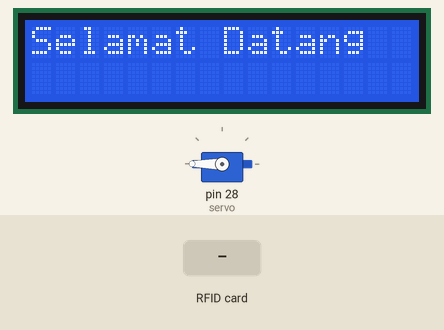
A sketch run on a simulated Arduino Mega 2560, built with avr-gcc and run on an emulated ATmega2560. Shown: 16×2 character LCD, servo. The test bench sets the inputs (shaded band). WiFi joins after 1.5 s; servers stay silent unless stated; uploads are accepted with an empty reply; what the sketch prints to the serial monitor is not drawn.

Above: at 3.3 s.
3.4 s: RFID card 5E 7A 19 C4 held to the reader
At 4.6 s:
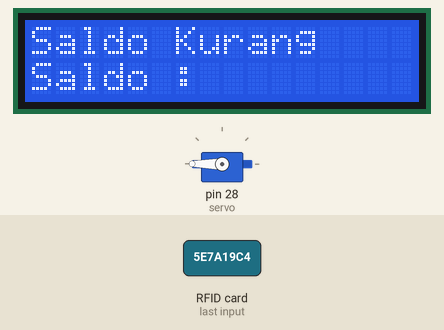
At 6.0 s:
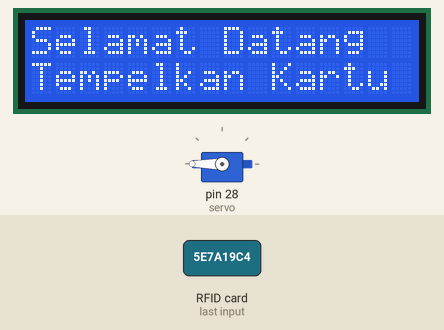
Timing chart, 0 to 7.5 s (numbered marks = the images above; inputs shaded):
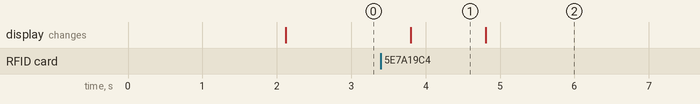

The sketch:

etol_rfid522_lcd_ether_tahap3b.ino
```cpp
#include <SPI.h>
#include <MFRC522.h>
#include <LiquidCrystal.h>
#include <Ethernet.h>
#include <Servo.h>

#define RST_PIN         5          // Configurable, see typical pin layout above
#define SS_PIN          53         // Configurable, see typical pin layout above

byte sector         = 0;
byte blockAddr      = 0; ////////Access certain sector/blocks in the card, trailer block is the last block
byte trailerBlock   = 1;

EthernetClient client;

MFRC522 mfrc522(SS_PIN, RST_PIN);  // Create MFRC522 instance

MFRC522::MIFARE_Key key; //Set key instance

LiquidCrystal lcd(22,23,24,25,26,27); // instance lcd

Servo servo;

String statusSaldo="0"; // dana kurang

char server[] = "192.168.1.110"; // ip server local ( web service  etol )

signed long timeout; //TIMEOUT SO IT DOESN'T SIT THERE FOREVER


void setup() {
  Serial.begin(9600);   // Initialize serial communications with the PC
  SPI.begin();          // Init SPI bus

  // Ethernet initial
  byte mac[] = { 0xDE, 0xAD, 0xBE, 0xEF, 0xFE, 0xED };
  IPAddress ip(192, 168, 1, 108); // set ip ethernet
  Ethernet.begin(mac, ip);
  // end of ethernet

  //Rfid Initial
  mfrc522.PCD_Init();   // Initiate MFRC522
  for (byte i = 0; i < 6; i++) {   // Prepare the key (used both as key A and as key B)
        key.keyByte[i] = 0xFF;        // using FFFFFFFFFFFFh which is the default at chip delivery from the factory
        }

    Serial.println(F("Scan a Card"));
    dump_byte_array(key.keyByte, MFRC522::MF_KEY_SIZE);     //Get key byte size
   timeout = 0;
   delay(2000);
   //End Rfid Initial

  // initial LCD
  lcd.begin(16,2);
  lcd.print("Selamat Datang "); // test

  // initial Servo
  servo.attach(28); // pin 28 in arduino mega
  servo.write(0);

}

void loop() {

  servo.write(180);  // tutup palang

    // Look for new cards
  if ( ! mfrc522.PICC_IsNewCardPresent())
  {
    return;
  }
  // Select one of the cards
  if ( ! mfrc522.PICC_ReadCardSerial())
  {
    return;
  }
  byte piccType = mfrc522.PICC_GetType(mfrc522.uid.sak);

    // Check for compatibility with Mifare card
    if (    piccType != MFRC522::PICC_TYPE_MIFARE_MINI
        &&  piccType != MFRC522::PICC_TYPE_MIFARE_1K
        &&  piccType != MFRC522::PICC_TYPE_MIFARE_4K) {
        return;
    }

  byte status;
  byte buffer[18];
  byte size = sizeof(buffer);


  status = mfrc522.PCD_Authenticate(MFRC522::PICC_CMD_MF_AUTH_KEY_A, trailerBlock, &key, &(mfrc522.uid));
  if (status != MFRC522::STATUS_OK) {
    Serial.print(F("PCD_Authenticate() failed: "));
    Serial.println(mfrc522.GetStatusCodeName(status));
    return;
  }

  // Read data from the block
  status = mfrc522.MIFARE_Read(blockAddr, buffer, &size);
  if (status != MFRC522::STATUS_OK) {
    Serial.print(F("MIFARE_Read() failed: "));
    Serial.println(mfrc522.GetStatusCodeName(status));
  }
      // Halt PICC
    mfrc522.PICC_HaltA();
    // Stop encryption on PCD
    mfrc522.PCD_StopCrypto1();

    // port server 8084
    if (client.connect(server, 8084)) {
      timeout = millis()+1000;
      const String ID = dump_byte_array(buffer, size);
      Serial.println("RFID code :" + ID);

      httpRequest(ID);
//      lcd.clear();
//      lcd.setCursor(0,0);
//      lcd.print("Code ID :");
//      lcd.setCursor(0,1);
//      lcd.print(ID);
      delay(10);

      while(client.available() == 0 )
      {
        if(timeout - millis() < 0 )
        goto close;
      }

       statusSaldo = cekSaldo();
       if(statusSaldo == "1") {
          servo.write(90);  // buka palang
          delay(3000);
       }

       delay(1000);
       lcd.clear();
       lcd.setCursor(0,0);
       lcd.print("Selamat Datang");
       lcd.setCursor(0,1);
       lcd.print("Tempelkan Kartu");


      close:
        client.stop();

    }else{
      // if you didn't get a connection to the server:
      Serial.println("connection failed");
    }
  }

 // TURN THE BUFFER ARRAY INTO A SINGLE STRING THAT IS UPPERCASE WHICH EQUALS OUR ID OF THE SECTOR AND BLOCK
String dump_byte_array(byte *buffer, byte bufferSize) {
          String out = "";
    for (byte i = 0; i < bufferSize; i++) {
//        Serial.print(buffer[i] < 0x10 ? " 0" : " ");
//        Serial.print(buffer[i], HEX);
        out += String(buffer[i] < 0x10 ? " 0" : " ") + String(buffer[i], HEX);
    }
    out.toUpperCase();
    out.replace(" ", "");
    return out;
}

void httpRequest(String rfidID){

  Serial.println("connected");
    // Make a HTTP request:
    client.print("GET /etol/resources/generic/getsaldo/");
    client.print(rfidID);  //kode Kartu ( FRID scan )
    client.println("/CB HTTP/1.1"); // CB kodeMesin ( cikarang Barat Rp 4000)
    client.println("Host: 192.168.1.110"); // ip server local ( etol web service )
    client.println("Connection: close");
    client.println();

}


String cekSaldo(){

  String content = "";
  String statusSaldo = "0"; // dana kurang

  while(client.available() != 0 )
  {
    content = content + String(char((client.read())));
  }

  Serial.println("Response : ");
  Serial.println(content);

  content = content.substring(158);
  content.trim();

  statusSaldo = content.substring(0,1);
  statusSaldo.trim();
  Serial.println(statusSaldo);
  content = content.substring(1,content.length()-1);
  content.trim();

  if(statusSaldo == "1"){

    //tampilkan di lcd
    lcd.clear();
    lcd.setCursor(0,0);
    lcd.print("Silakan Masuk");
    lcd.setCursor(0,1);
    lcd.print("Saldo :");
    lcd.print(content);

  }else{

    lcd.clear();
    lcd.setCursor(0,0);
    lcd.print("Saldo Kurang");
    lcd.setCursor(0,1);
    lcd.print("Saldo :");
    lcd.print(content);

  }

  return statusSaldo;

}


//END DUMP_BYTE_ARRAY
//https://github.com/machfudh/tutorial-etol/blob/gh-pages/etol_rfidrc522_tahap1.ino
//etol_rfid522_tahap1
```

Measured:
- after the input at 3.4 s, the display: changes after 0.40 s (image 1)
- what the display in image 1 shows lasts 1.0 s, from 3.8 s to 4.8 s
